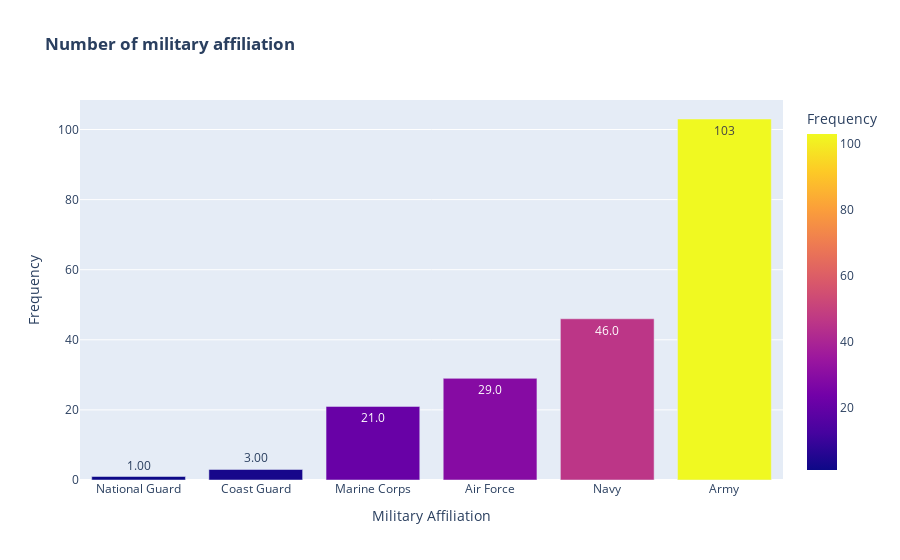

The cell this chart's notebook holds for it:
### Code cell
df3 = pd.DataFrame(ds_burial.groupby('MilitaryAffiliation')['Death_Year'].size())
df3.sort_values(by=['Death_Year'],ascending=True,inplace=True)
fig = px.bar(df3, y='Death_Year', x=df3.index, text_auto='0.3s',
             hover_data=['Death_Year'], color='Death_Year',
             labels={'Death_Year':'Frequency','MilitaryAffiliation':'Military Affiliation'},
             title="<b>Number of military affiliation</b>")
fig.show()

### Figure 1 — Plotly figure (JSON) as saved in the notebook; plotly's stock layout.template omitted (floating-point values rounded to 4 significant figures)
{"data": [{"alignmentgroup": "True", "hovertemplate": "Military Affiliation=%{x}<br>Frequency=%{marker.color}<extra></extra>", "legendgroup": "", "marker": {"color": [1, 3, 21, 29, 46, 103], "coloraxis": "coloraxis", "pattern": {"shape": ""}}, "name": "", "offsetgroup": "", "orientation": "v", "showlegend": false, "textposition": "auto", "texttemplate": "%{y:0.3s}", "type": "bar", "x": ["National Guard", "Coast Guard", "Marine Corps", "Air Force", "Navy", "Army"], "xaxis": "x", "y": [1, 3, 21, 29, 46, 103], "yaxis": "y"}], "layout": {"barmode": "relative", "coloraxis": {"colorbar": {"title": {"text": "Frequency"}}, "colorscale": [[0, "#0d0887"], [0.1111, "#46039f"], [0.2222, "#7201a8"], [0.3333, "#9c179e"], [0.4444, "#bd3786"], [0.5556, "#d8576b"], [0.6667, "#ed7953"], [0.7778, "#fb9f3a"], [0.8889, "#fdca26"], [1, "#f0f921"]]}, "legend": {"tracegroupgap": 0}, "title": {"text": "<b>Number of military affiliation</b>"}, "xaxis": {"anchor": "y", "domain": [0, 1], "title": {"text": "Military Affiliation"}}, "yaxis": {"anchor": "x", "domain": [0, 1], "title": {"text": "Frequency"}}}}
